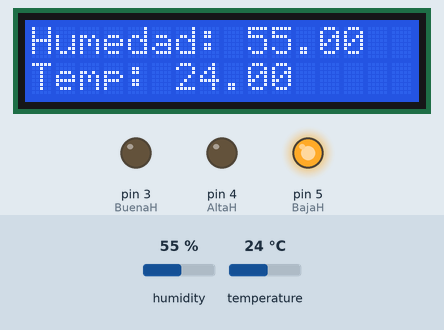
Recording of a sketch running on a simulated Arduino Uno, built with avr-gcc and run on an emulated ATmega328P. Shown: 16×2 character LCD, output pins drawn as LEDs (lit = HIGH). Inputs (shaded band) come from the test bench; at power-on: humidity 55 %, temperature 24 °C. What the sketch prints to the serial monitor is not drawn.

Above: at 2.6 s.
2.7 s: humidity set to 58 %
At 4.4 s:
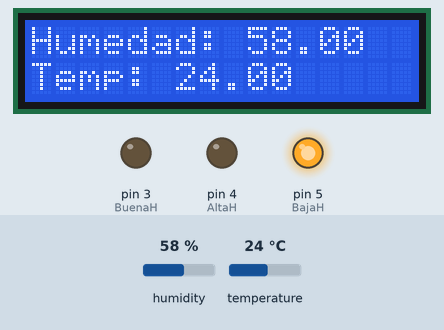
5.7 s: humidity set to 61 %
At 7.2 s:
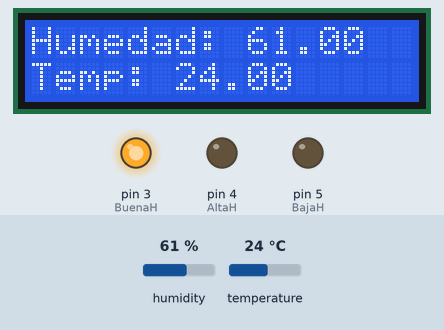
8.7 s: humidity set to 69 %
At 11.4 s:
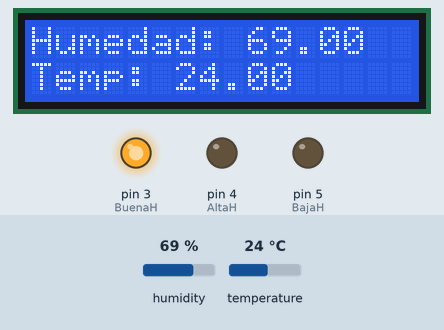
11.7 s: humidity set to 72 %
At 13.2 s:
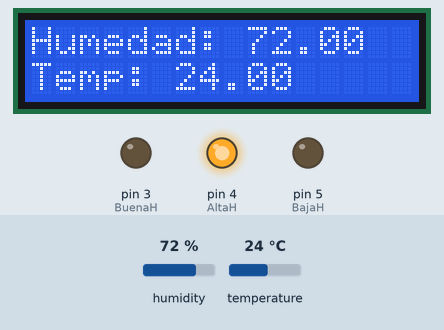
14.7 s: temperature set to 12 °C
At 17.7 s:
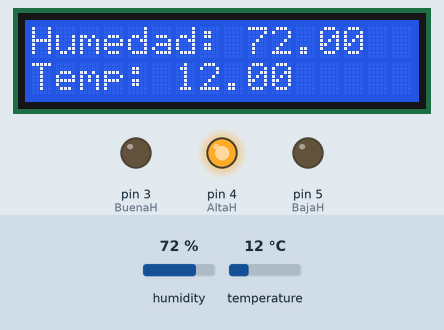
Timing chart, 0 to 18.8 s (numbered marks = the images above; inputs shaded):
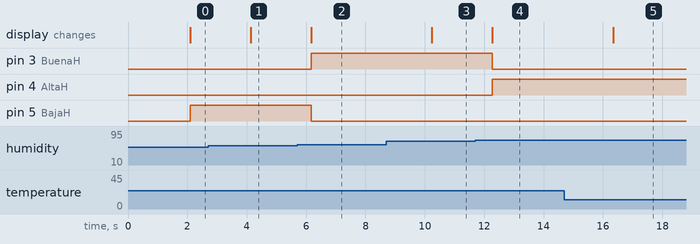

The sketch:

medicion_humedad_temperatura.ino
```cpp
// librería para LCD1602 (LCD 16 caracteres 2 líneas) con módulo I2C
#include <Wire.h>
#include <LiquidCrystal_I2C.h>

// definimos el objeto lcd
// en la dirección 0x27, le especificamos que son 16 caracteres y 2 líneas
LiquidCrystal_I2C lcd(0x27, 16, 2);

//libreria DHT sensor library Adafruit
#include "DHT.h"

#define DHTPIN 2     // pin usado para recibir la medición
#define DHTTYPE DHT22   // impirtante verificar que sea el sensor que estamos usando

// Inicializamos el sensor DHT11
DHT dht(DHTPIN, DHTTYPE);

//Declaro las variables
int BuenaH = 3; //Led verde
int AltaH = 4; //Led Rojo
int BajaH = 5; //Led Amarillo

void setup() {
  // put your setup code here, to run once:
  //Asignamos el led como una salida
  //pinMode solo se utiliza para pines digitales
  pinMode(BuenaH,OUTPUT);
  pinMode(AltaH,OUTPUT);
  pinMode(BajaH,OUTPUT);

  // Inicializamos comunicación serie
  Serial.begin(9600);

  // Inicializamos el sensor DHT
  dht.begin();

  // Inicializamos el LCD,
  lcd.begin();
  lcd.setBacklight(HIGH);

}

void loop() {
  // put your main code here, to run repeatedly:
  // Esperamos 2 segundos entre cada medida del sensor
  delay(2000);

  // Leemos la humedad relativa
  float h = dht.readHumidity();
  // Leemos la temperatura en grados centígrados (por defecto)
  float t = dht.readTemperature();

  // Comprobamos si ha habido algún error en la lectura
  if (isnan(h) || isnan(t)) {
    Serial.println("Error obteniendo los datos del sensor DHT11");
    return;
  }

  //mensajes LCD
  lcd.clear(); // limpiamos LCD

  lcd.setCursor (0, 0); // vamos al inicio de la linea 1
  lcd.print("Humedad: ");
  lcd.print(h);

  lcd.setCursor (0, 1); // vamos al inicio de la linea 2
  lcd.print("Temp: ");
  lcd.print(t);

  //mensajes Serial
  Serial.println("Humedad: ");
  Serial.println(h);
  Serial.print(" %\t");
  Serial.println("Temperatura: ");
  Serial.println(t);
  Serial.print(" *C ");

  //Para saber si la humedad se encuentra en rangos optimos
  //Prendemos los leds
  if((h >= 60) && (h<=70)) {
    //Buena humedad
    //Prende led verde
    digitalWrite(BuenaH, HIGH);
    digitalWrite(AltaH, LOW);
    digitalWrite(BajaH, LOW);
  }

  else if (h > 70) {
    //Alta humedad
    //Prende led rojo
    digitalWrite(BuenaH, LOW);
    digitalWrite(AltaH, HIGH);
    digitalWrite(BajaH, LOW);
  }

  else {
    //baja humedad
    //Prende led amarillo
   digitalWrite(BuenaH, LOW);
    digitalWrite(AltaH, LOW);
    digitalWrite(BajaH, HIGH);
  }

}
```

Measured:
- the behaviour switches between 59 and 60 % on humidity (found by bisection; images 1 and 2)
- the behaviour switches between 70 and 71 % on humidity (found by bisection; images 3 and 4)
- after the input at 2.7 s, the display: changes after 1.4 s (image 1)
- after the input at 5.7 s, pin 3 (BuenaH): LOW → HIGH after 0.47 s; pin 5 (BajaH): HIGH → LOW after 0.47 s; the display: changes after 0.47 s (image 2)
- after the input at 8.7 s, the display: changes after 1.5 s (image 3)
- after the input at 11.7 s, pin 3 (BuenaH): HIGH → LOW after 0.57 s; pin 4 (AltaH): LOW → HIGH after 0.57 s; the display: changes after 0.57 s (image 4)
- after the input at 14.7 s, the display: changes after 1.6 s (image 5)
